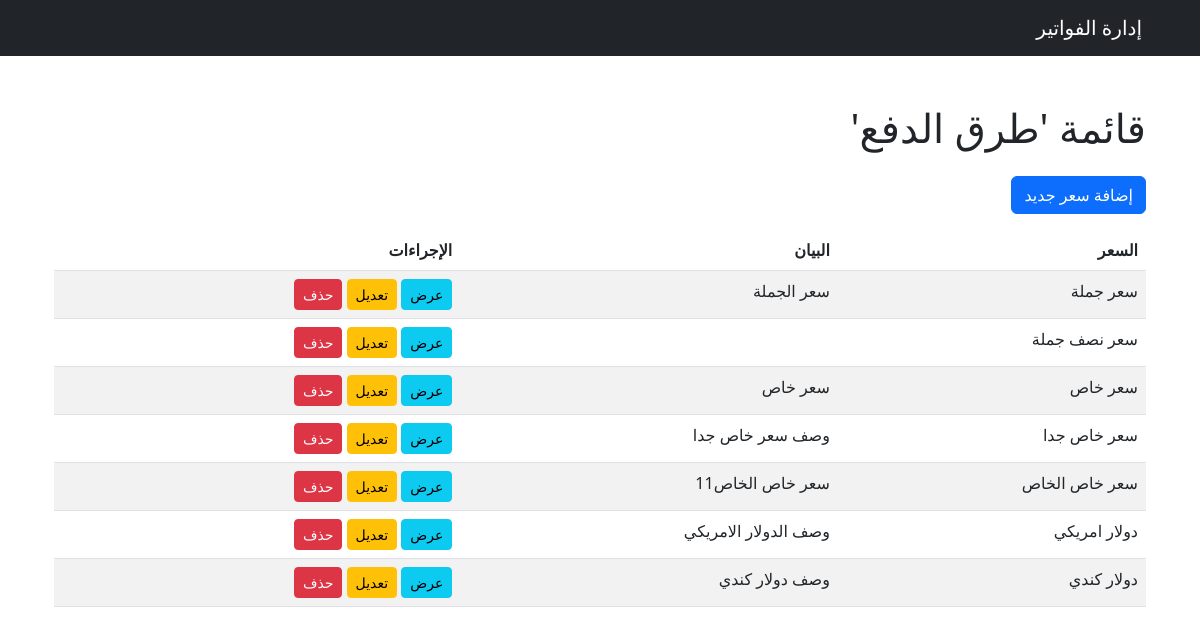
The page /invoice/pricetypes/ on the database as committed earlier.
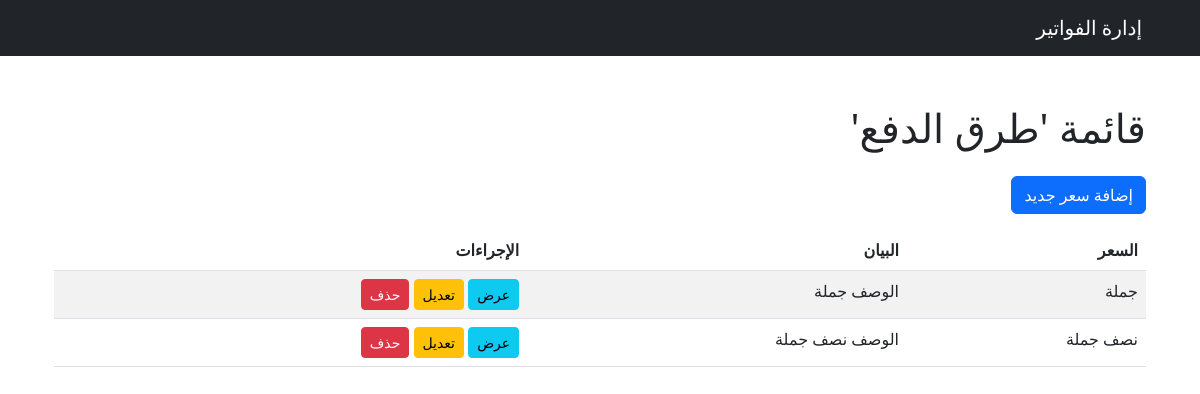
The same page on the database as committed later.
### invoice/models.py (models this page shows, shortened)
class PriceType(models.Model):
    name = models.CharField(max_length=100, verbose_name=_("نوع السعر"))
    description = models.TextField(blank=True, null=True, verbose_name=_("الوصف"))
    class Meta:
        verbose_name = _('نوع السعر')
        verbose_name_plural = _('أنواع الأسعار')

### invoice/views.py (the view)
# urls.py: path('pricetypes/', PriceTypeListView.as_view(), name='pricetype_list'),
class PriceTypeListView(ListView):
    model = PriceType
    template_name = 'invoice/pricetype_list.html'
    context_object_name = 'pricetypes'

### templates/invoice/pricetype_list.html
{% extends 'base.html' %}
{% block content %}
<div class="container mt-5">
    <h1 class="mb-4">قائمة 'طرق الدفع'</h1>
    <a href="{% url 'pricetype_create' %}" class="btn btn-primary mb-3">إضافة سعر جديد  </a>
    <table class="table table-striped">
        <thead>
            <tr>
                <th >السعر </th>
                <th>البيان </th>
                <th>الإجراءات</th>
            </tr>
        </thead>
        <tbody>
            {% for PriceType in pricetypes %}
                <tr>
                    <td>{{ PriceType.name }}</td>
                    <td>{{ PriceType.description }}</td>
                    <td>
                        <a href="{% url 'pricetype_detail' PriceType.pk %}" class="btn btn-info btn-sm">عرض</a>
                        <a href="{% url 'pricetype_update' PriceType.pk %}" class="btn btn-warning btn-sm">تعديل</a>
                        <a href="{% url 'pricetype_delete' PriceType.pk %}" class="btn btn-danger btn-sm">حذف</a>
                    </td>
                </tr>
            {% endfor %}
        </tbody>
    </table>
</div>
{% endblock %}

Rows that differ between the two databases and show on the page:
removed PriceType: name "سعر خاص", description "سعر خاص"
removed PriceType: name "سعر خاص جدا", description "وصف سعر خاص جدا"
removed PriceType: name "سعر خاص الخاص", description "سعر خاص الخاص11"
removed PriceType: name "دولار امريكي", description "وصف الدولار الامريكي"
removed PriceType: name "دولار كندي", description "وصف دولار كندي"
changed PriceType: name "سعر جملة" → "جملة"; description "سعر الجملة" → "الوصف جملة"
changed PriceType: name "سعر نصف جملة" → "نصف جملة"; description (not shown) → "الوصف نصف جملة"
